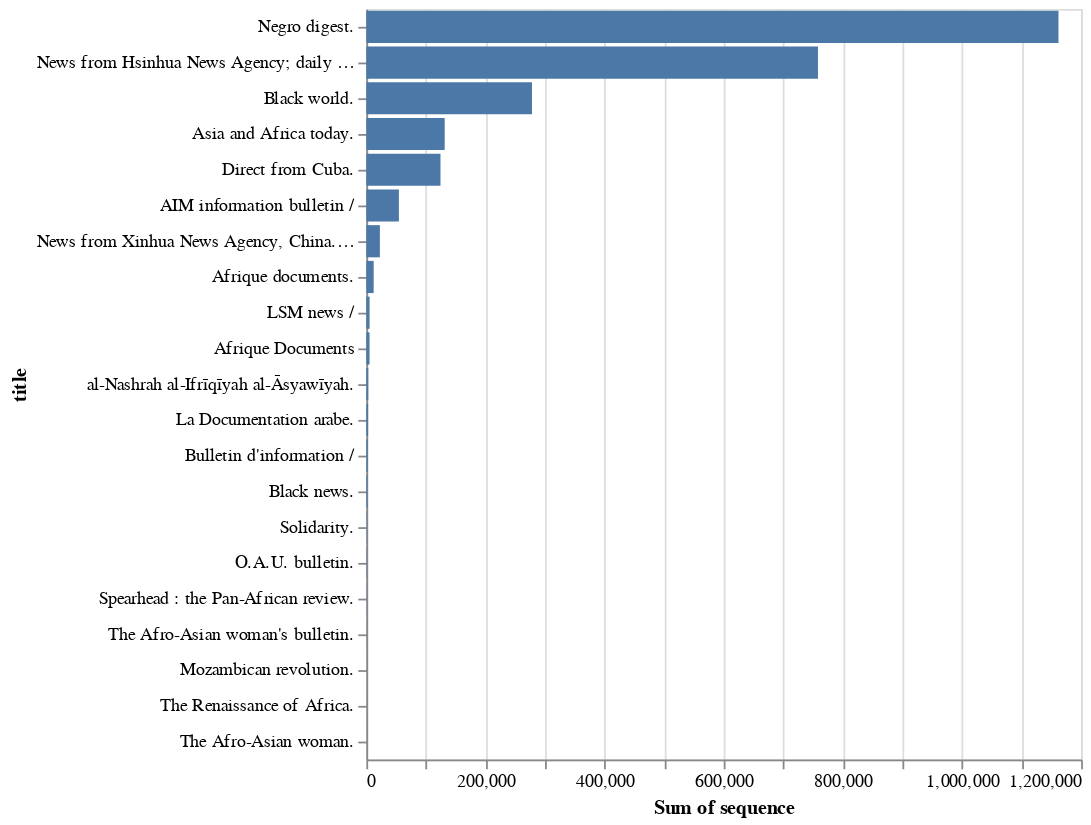

Source (notebook cell):
### Code cell
alt.Chart(page_count_df[page_count_df.title.str.contains("africaine") == False]).mark_bar().encode(
    x=alt.X('sum(sequence):Q'),
    y=alt.Y('title:N', sort='-x')
)

### Figure 1 — Vega-Lite specification as saved in the notebook (floating-point values rounded to 4 significant figures; data arrays with more than 128 entries replaced by an {"elided": "..."} marker saying what was removed)
{"config": {"view": {"continuousWidth": 400, "continuousHeight": 300}}, "data": {"name": "data-a2266f2503bd6fc318efe8c2d62043af"}, "mark": "bar", "encoding": {"x": {"aggregate": "sum", "field": "sequence", "type": "quantitative"}, "y": {"field": "title", "sort": "-x", "type": "nominal"}}, "$schema": "https://vega.github.io/schema/vega-lite/v4.17.0.json", "datasets": {"data-a2266f2503bd6fc318efe8c2d62043af": {"elided": "4053 records"}}}
